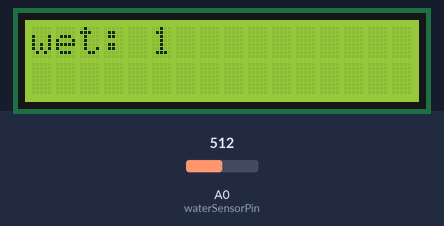
The sketch below on a simulated Arduino Uno, built with avr-gcc and run on an emulated ATmega328P. On the bench: 16×2 character LCD. The inputs (shaded band) are chosen by the test bench; at power-on: A0 (waterSensorPin) = 512. What the sketch prints to the serial monitor is not drawn.

Above: at 1.2 s.
1.3 s: A0 (waterSensorPin) set to 40
At 3.3 s:
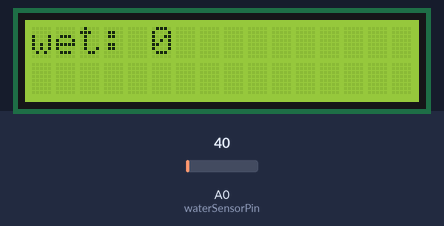
Timing chart, 0 to 4.8 s (numbered marks = the images above; inputs shaded):
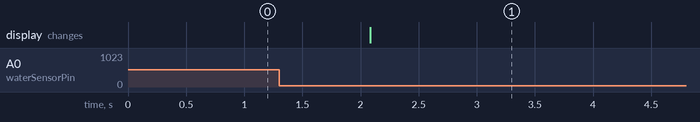

Measured:
- after the input at 1.3 s, the display: changes after 0.78 s (image 1)

The sketch:

sensor_de_molhamento.ino
```cpp
/* sensor_de_molhamento.ino
  __  _       _      ___   ___  _  _    __
 / / | | __ _| |__  ( _ ) / _ \| || |   \ \
/ /  | |/ _` | '_ \ / _ \| | | | || |_   \ \
\ \  | | (_| | |_) | (_) | |_| |__   _|  / /
 \_\ |_|\__,_|_.__/ \___/ \___/   |_|   /_/
*/

#include <Wire.h>
#include <LiquidCrystal_I2C.h>

int waterSensor(int analogueReadPin);

LiquidCrystal_I2C lcd(0x27,2,1,0,4,5,6,7,3, POSITIVE);

const int waterSensorPin = A0;

int sensorReadingVal;

String message;

void setup()
{
	// LCD setup
	lcd.begin(16, 2);
	lcd.setBacklight(HIGH);
	// humidity sensor setup
	pinMode(waterSensorPin, INPUT);
	Serial.begin(9600);

}

void loop()
{
	//message
	message = "wet: ";
	sensorReadingVal = waterSensor(waterSensorPin);
	message += sensorReadingVal;

	//LCD printing
	lcd.setCursor(0, 0);
	lcd.print(message);

	// serial monitor
	Serial.println(message);

	delay(1000);

}

int waterSensor(int analogueReadPin)
{
	//check if there's water on top of the sensor
	if (analogRead(analogueReadPin) > 50)
	{
		return 1;
	}
	return 0;
}
```
